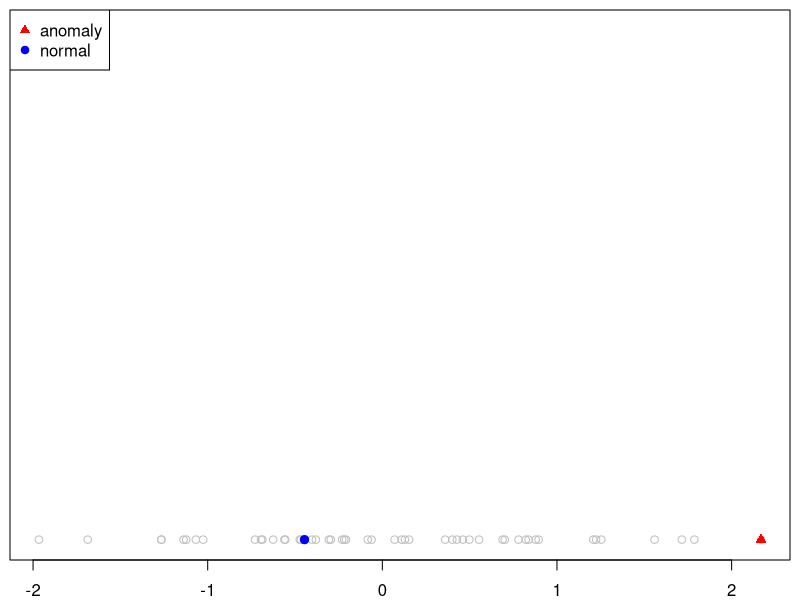

Write the R code that produced this figure. (Note: this script raises an error after producing the figure.)

# Create some random data.
set.seed(123)

n <- 50

x <- rnorm(n)

png("anomaly_example.png", width = 7, height = 3, units = "in", res = 200)

par(mar=c(2,0.5,0.5,0.5))

plot(x,rep(1,n), yaxt = 'n', ylab = "", col="gray", pch=1, cex=1.0, ylim = c(1,1.1))

# Make the max be the anomaly.
xanomaly <- max(x)

points(xanomaly,1, col="red", pch = 17, cex=1.1)

# Select another point to be the normal one.
xnormal <- x[10]

points(xnormal,1, col="blue", pch = 19, cex=1.1)

# Add a legend.
legend("topleft", c("anomaly","normal"),
       pch = c(17,19),
       col=c("red","blue"))

dev.off()

# Recursive function to isolate a selected point x.
isolate.point <- function(x, point, res){
  
  # The point of interest is now isolated.
  if(length(x)==1 & x[1] == point){
    return(list(h=0, splitpoint=res$splitpoint))
  }
  
  # The point of interest was not found in this path.
  if(length(x)==1)return(NULL)
  
  # Select a random split point.
  sp <- runif(1, min=min(x), max=max(x))
  
  #abline(v=sp)
  
  lx <- x[which(x <= sp)]
  
  rx <- x[which(x > sp)]
  
  lres <- isolate.point(lx, point, list(h=res$h, splitpoint=sp))
  
  rres <- isolate.point(rx, point, list(h=res$h, splitpoint=sp))

  if(is.null(lres) && is.null(rres))return(NULL)
    
  if(is.null(lres)){
    return(list(h=1+rres$h, splitpoint=c(res$splitpoint, rres$splitpoint)))
  }
  else {
    return(list(h=1+lres$h, splitpoint=c(res$splitpoint, lres$splitpoint)))
  }
  
  
}


res1 <- isolate.point(x, xanomaly, list(h=0, splitpoint=NULL))

abline(v=res1$splitpoint, col="red")

res2 <- isolate.point(x, xnormal, list(h=0, splitpoint=NULL))

abline(v=res2$splitpoint, col="blue")

dev.off()


#### Construct several trees ####
isolate.point.iter <- function(x, point, niter=10){
  
  avg.h <- NULL
  
  for(i in 1:niter){
    
    tmp.h <- 0
    
    for(j in 1:i){
      res <- isolate.point(x, point, list(h=0, splitpoint=NULL))
      tmp.h <- tmp.h + res$h
    }
    
    avg.h <- c(avg.h, tmp.h / i)
  }
  
  return(avg.h)
}

set.seed(123)

heights.anomaly <- isolate.point.iter(x, xanomaly, niter=200)

heights.normal <- isolate.point.iter(x, xnormal, niter=200)

png("anomaly_its.png", width = 7, height = 5, units = "in", res = 200)

plot(heights.anomaly, type="l", ylim = c(2.0,10), col="red",
     main = "Average path lengths",
     ylab = "average path length",
     xlab = "# trees")

lines(heights.normal, col="blue", lty = 2)

legend("right", c("normal","anomaly"),
       lty = c(2,1),
       col=c("blue","red"))

dev.off()


tail(heights.normal)

tail(heights.anomaly)


##########################
#### Sampling example ####
##########################

# Create some random data.
set.seed(1234)

n <- 4000; # Normal points.
n.anomalies <- 100 # Anomaly points.

x <- rnorm(n)
y <- rnorm(n)

ax1 <- rnorm(n.anomalies, mean = -2.7, sd = 0.1)
ay1 <- rnorm(n.anomalies, mean = 1.8, sd = 0.3)

df <- data.frame(x=c(x,ax1), y=c(y,ay1), type=c(rep("normal",n), rep("anomaly",n.anomalies)))

#png("sampling_instances.png", width = 9, height = 6, units = "in", res = 200)
#par(mfrow=c(1,2)) 

plot(df[df$type=="normal",1],df[df$type=="normal",2], col="gray", pch=1, cex=1.0, main = "Original dataset (4100 instances)", xlab = "x", ylab = "y", xlim = c(-3.5,3.5), ylim = c(-3.5,3.5))

points(df[df$type=="anomaly",1], df[df$type=="anomaly",2], col="red", pch=2)

legend("topright", c("anomaly","normal"),
       pch = c(17,1),
       col=c("red","gray"))


# Sample.

p <- 256 # Sampling size.

reduced.df <- df[sample(nrow(df), size = p, replace = F),]

plot(reduced.df[reduced.df$type=="normal",1],reduced.df[reduced.df$type=="normal",2], col="gray", pch=1, cex=1.0, main = "After sampling (256 instances)", xlab = "x", ylab = "y", xlim = c(-3.5,3.5), ylim = c(-3.5,3.5))

points(reduced.df[reduced.df$type=="anomaly",1], reduced.df[reduced.df$type=="anomaly",2], col="red", pch=2)

legend("topright", c("anomaly","normal"),
       pch = c(17,1),
       col=c("red","gray"))

#dev.off()
